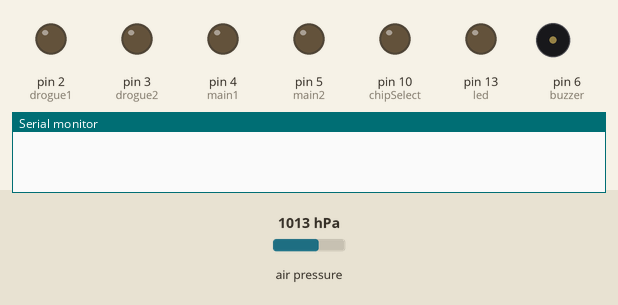
Recording of a sketch running on a simulated Arduino Uno, built with avr-gcc and run on an emulated ATmega328P. Parts: output pins drawn as LEDs (lit = HIGH), buzzer (waves = sounding), the last lines printed to the serial monitor. Inputs (shaded band) come from the test bench; at power-on: air pressure 1013 hPa. Storage starts empty.

Above: at 4.4 s.
4.5 s: air pressure set to 989 hPa
6.6 s: air pressure set to 985 hPa
At 7.2 s:
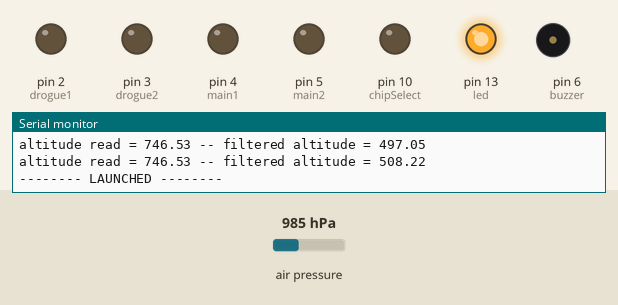
At 7.91 s:
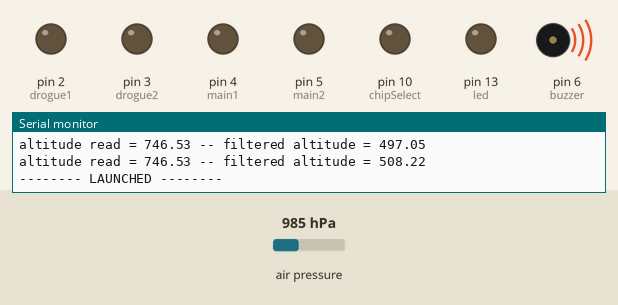
Timing chart, 0 to 9.6 s (numbered marks = the images above; inputs shaded):
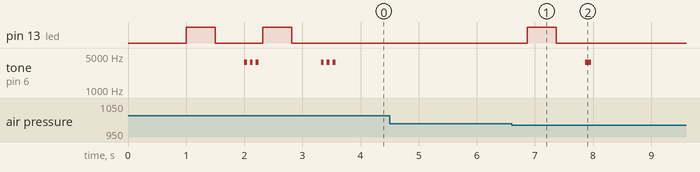

Measured:
- the behaviour switches between 988 and 987 hPa on air pressure (found by bisection; images 0 and 1)
- after the input at 6.6 s, pin 13 (led): LOW → HIGH after 0.27 s, → LOW 0.50 s later; tone on pin 6 (buzzer): silent → 3750 Hz after 1.3 s, → silent 0.10 s later
- by itself, pin 13 (led): alternates HIGH for 0.50 s and LOW for 0.82 s, 4 changes in all, then stays LOW
- by itself, tone on pin 6 (buzzer): plays 3750 Hz for 0.05 s, 3750 Hz for 0.05 s, 3750 Hz for 0.05 s, 3750 Hz for 0.05 s, 3750 Hz for 0.05 s, 3750 Hz for 0.05 s

The sketch:

Ejection_HAB_20210830.ino
```cpp
#include <Wire.h>
#include <Adafruit_Sensor.h>
#include <Adafruit_BME280.h>
#include <SPI.h>
#include <SD.h>

#define DEBUG_MODE
//#define BYPASS_ALL

// Pin definitions
#define main1   4
#define main2   5
#define drogue1 2
#define drogue2 3
#define buzzer  6
#define led     13

// configurations
#define BUZZER_FREQ             3750        // Hz (buzzer sound frequency)
#define ALT_MEAS_AVGING         100         // number of samples to average
#define ALT_ARRAY_SIZE          10          // number of samples to keep track of
#define LAUNCH_THRESHOLD        500         // change in altitude to detect launch
#define TERMINATION_SAMPLES     10          // samples to detect flight termination
#define LANDING_THRESHOLD       10          // change in altitude to detect landing
#define LANDING_SAMPLES         1000        // samples to detect landing

#define LOCAL_PRESSURE          101200      // Pa
#define THRESHOLD_ALTITUDE      10000       // ft
#define TERMINATION_THRESHOLD   18000       // ft

#define TIME_LOCK_SLEEP         10800000    // ms (3 hr)

#ifdef DEBUG_MODE                           // multimeter needs more time to get accurate current reading
#define DROGUE_DELAY            5000        // ms
#else
#define DROGUE_DELAY            12000       // ms
#endif

Adafruit_BME280 bme; // I2C

const float cutoff = 0.00001; // cutoff freq of low-pass filter (units unknown lol)
const int chipSelect = 10;

// Programming variables
float altitude = 0;
float alt_ground = 0;
float alt_filtered = 0;
uint32_t prevTick = 0;
uint32_t count = 0; // for landing detection
uint32_t time_launch = 0;
float alt_previous[ALT_ARRAY_SIZE];
uint8_t alt_arr_position = 0;
uint8_t launched = 0;

void setup() {
  delay(1000); // wait for SD to settle
  // initialize pin modes
  Serial.begin(9600);
  pinMode(main1, OUTPUT);
  pinMode(main2, OUTPUT);
  pinMode(drogue1, OUTPUT);
  pinMode(drogue2, OUTPUT);
  pinMode(buzzer, OUTPUT);
  pinMode(led, OUTPUT);
  pinMode(chipSelect, OUTPUT);

  // set pin states
  digitalWrite(main1, LOW);
  digitalWrite(main2, LOW);
  digitalWrite(drogue1, LOW);
  digitalWrite(drogue2, LOW);
  digitalWrite(led, HIGH);
  noTone(buzzer);

  // reset array of altitude data
  memset(alt_previous, 0, ALT_ARRAY_SIZE*sizeof(*alt_previous));

  // char array for saving to SD
  char dataString[25];

  // initialize BME280 sensor
  if (!bme.begin()) {
    Serial.println(F("Could not find a valid BME280 sensor, check wiring!"));
    tone(buzzer, BUZZER_FREQ);
    while (1);
  }
  else {
    blink_beep_success(3, 50);
  }

  // initialize SD card
  // see if the card is present and can be initialized:
  if (!SD.begin(chipSelect)) {
    Serial.println("SD card failed, or not present");
    tone(buzzer, BUZZER_FREQ);
    while (1);
  }
  else {
    blink_beep_success(3, 50);

    char header[] = "--- new HAB session ---\n";
    File dataFile = SD.open("haba.txt", FILE_WRITE); // filename must be shorter than 6 characters or something dumb like that
    // if the file is available, write to it:
    if (dataFile) {
      dataFile.println(header);
      dataFile.close();
    }
    else {
      tone(buzzer, BUZZER_FREQ);
      while (1);
    }
  }

  // get ground level pressure/altitude
  for (int i = 0; i < ALT_MEAS_AVGING; i++) {
    alt_ground += getAltitude(); // takes sea-level pressure and reads alt many times
    Store_Altitude_to_SD(alt_ground);
  }
  alt_ground = alt_ground / ALT_MEAS_AVGING; //average of alt readings
  Store_Altitude_to_SD(-100); // flag
  // reset array of altitude data now that ground altitude is known
  memset(alt_previous, alt_ground, ALT_ARRAY_SIZE*sizeof(*alt_previous));

#ifdef DEBUG_MODE
  Serial.print("----------- GROUND ALTITUDE: ");
  Serial.print(alt_ground);
  Serial.println(" -----------");
#endif

#ifdef BYPASS_ALL
  Serial.println("-------- LAUNCHED --------\n");
  blink_beep_success(1, 10);
  Store_Altitude_to_SD(-1.5f);

  delay(100);

  Serial.print("----------- TERMINATING AT ");
  Serial.print(altitude);
  Serial.println(" ft -----------\n");

  blink_beep_success(2, 30);
  Store_Altitude_to_SD(99999999.99); // indicate apogee reached
  digitalWrite(drogue1, HIGH);
  digitalWrite(drogue2, HIGH);
  digitalWrite(main1, HIGH);
  digitalWrite(main2, HIGH);
  delay(DROGUE_DELAY);
  digitalWrite(drogue1, LOW);
  digitalWrite(drogue2, LOW);
  digitalWrite(main1, LOW);
  digitalWrite(main2, LOW);

  delay(100);
  Store_Altitude_to_SD(-1.5f);

  Serial.println("-------- LANDED --------\n");
  blink_beep_success(4, 20);
  Store_Altitude_to_SD(-1.5f);

  while (1) {
    altitude = getAltitude();
    alt_filtered = runAltitudeMeasurements(altitude);
    Serial.println(alt_filtered);
    Serial.println(altitude - alt_ground);
    Serial.println();
//    char alt_char_array[100];
//    sprintf(alt_char_array, "alt_array = %d, %d, %d, %d, %d, %d, %d, %d, %d, %d",
//        alt_previous[0], alt_previous[1], alt_previous[2], alt_previous[3], alt_previous[4], alt_previous[5],
//        alt_previous[6], alt_previous[7], alt_previous[8], alt_previous[9]);
//    Serial.println(alt_char_array);
//    Serial.println(alt_arr_position);
    delay(50);
  }
#endif  // BYPASS_ALL

  // wait for launch
  while (alt_filtered < LAUNCH_THRESHOLD) {
    altitude = getAltitude();
    alt_filtered = runAltitudeMeasurements(altitude);
#ifdef DEBUG_MODE
    Serial.print("altitude read = ");
    Serial.print(altitude);
    Serial.print(" -- ");
    Serial.print("filtered altitude = ");
    Serial.print(alt_filtered);
    Serial.println();
#endif
    delay(15);
  }
  time_launch = millis(); // set current time as launched time

#ifdef DEBUG_MODE
  Serial.println("-------- LAUNCHED --------\n");
  blink_beep_success(1, 100);
#endif
  launched = 1; // release the "lock" on termination
  // detect flight termination threshold
  int count_termination = 0;
  while (count_termination < TERMINATION_SAMPLES && launched) {
    altitude = getAltitude();
    alt_filtered = runAltitudeMeasurements(altitude);

    if (alt_filtered > TERMINATION_THRESHOLD) {
      count_termination += 1;
    }
    else {
      count_termination = 0;
    }
  }

#ifdef DEBUG_MODE
    Serial.print("altitude read = ");
    Serial.print(altitude);
    Serial.print(" -- ");
    Serial.print("filtered altitude = ");
    Serial.print(alt_filtered);
    Serial.println();
#endif
    delay(50);

#ifdef DEBUG_MODE
  Serial.println("-------- FLIGHT TERMINATED --------\n");
  blink_beep_success(1, 10);
  Serial.print("----------- AT TERMINATION ALTITUDE OF ");
  Serial.print(altitude);
  Serial.println(" ft -----------\n");
  blink_beep_success(2, 250);
#endif

  Store_Altitude_to_SD(99999999.99); // indicate apogee reached
  // fire both channels to terminate flight
  digitalWrite(drogue1, HIGH);
  digitalWrite(drogue2, HIGH);
  digitalWrite(main1, HIGH);
  digitalWrite(main2, HIGH);
  delay(DROGUE_DELAY);
  digitalWrite(drogue1, LOW);
  digitalWrite(drogue2, LOW);
  digitalWrite(main1, LOW);
  digitalWrite(main1, LOW);

  // landing detection
  while (count < LANDING_SAMPLES) {
    altitude = getAltitude();
    alt_filtered = runAltitudeMeasurements(altitude);
    if (alt_filtered - alt_previous[ALT_ARRAY_SIZE - 1] < LANDING_THRESHOLD && millis() - time_launch > TIME_LOCK_SLEEP)
      count++;
    else
      count = 0;

    delay(15);
  }

#ifdef DEBUG_MODE
  Serial.println("-------- LANDED --------\n");
  blink_beep_success(4, 1500);
#endif
}

void loop() {
#ifdef DEBUG_MODE
  // blink built-in LED
  digitalWrite(led, HIGH);
  delay(500);
  digitalWrite(led, LOW);
  delay(500);
#endif
  altitude = getAltitude();
  alt_filtered = runAltitudeMeasurements(altitude);

  delay(5000);
}

// ----------------------------------
// ----- FUNCTIONS -----
// ----------------------------------
float runAltitudeMeasurements(float currAlt) {
  storeAltitudeArray(currAlt);
  float alt_filtered = filterAltitude();
  Store_Altitude_to_SD(alt_filtered);
  return alt_filtered;
}

// returns current altitude in feet, unfiltered
float getAltitude() {
  return bme.readAltitude(LOCAL_PRESSURE / 100) * 3.28084;
}

// returns filtered altitude (moving average)
float filterAltitude(void) {
  float sum = 0.0f;
  for (int i = 0; i < ALT_ARRAY_SIZE; i++) {
    sum += alt_previous[i];
  }
  return (sum / ALT_ARRAY_SIZE - alt_ground);
}

// stores raw altitude values to array
void storeAltitudeArray(float new_raw_altitude) {
  alt_previous[alt_arr_position] = new_raw_altitude;

  if (alt_arr_position == (ALT_ARRAY_SIZE - 1)) {
    alt_arr_position = 0;
  }
  else {
    alt_arr_position += 1;
  }
}

void Store_Altitude_to_SD(float new_altitude) {
  char dataString[75];
  char alt_chars[50];
  dtostrf(new_altitude, 5, 5, alt_chars);
  sprintf(dataString, "%s\n", alt_chars);

  File dataFile = SD.open("haba.txt", FILE_WRITE);
  // if the file is available, write to it:
  if (dataFile) {
    dataFile.println(dataString);
    dataFile.close();
  }
  else {
    #ifdef DEBUG_MODE
      blink_beep_success(10, 50);
    #endif
  }
}

void blink_beep_success(int beeps, long duration) {
  // blink built-in LED
  digitalWrite(led, HIGH);
  delay(500);
  digitalWrite(led, LOW);
  delay(500);

  for (int i = 0 ; i < beeps; i++) { // beep thrice, long
    tone(buzzer, BUZZER_FREQ);
    delay(duration);
    noTone(buzzer);
    delay(duration);
  }
}
```
